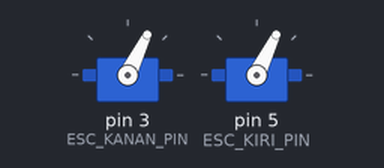
This sketch was run on a simulated Arduino Uno, built with avr-gcc and run on an emulated ATmega328P. On the bench: 2 × servo.

Above: at 0.1 s.
At 10.1 s:
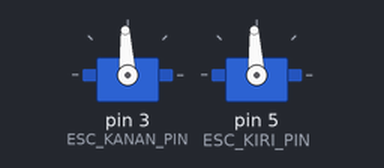
Timing chart, 0 to 11.6 s (numbered marks = the images above):
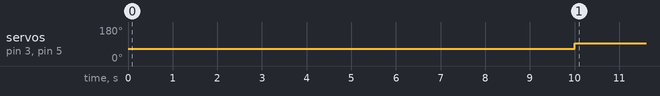

The sketch:

esc_test.ino
```cpp
#include <Servo.h>

Servo esckanan;
Servo esckiri;

#define ESC_KANAN_PIN 3
#define ESC_KIRI_PIN 5

void setup() {
  esckanan.attach(ESC_KANAN_PIN);
  esckiri.attach(ESC_KIRI_PIN);
    // Jalan
  esckanan.writeMicroseconds(1200);
  esckiri.writeMicroseconds(1200);
  delay(10000);
}

void loop() {

  // Stop
  esckanan.writeMicroseconds(1500);
  esckiri.writeMicroseconds(1500);
  delay(5000);
}
```

Measured:
- by itself, servo on pin 3 (ESC_KANAN_PIN), servo on pin 5 (ESC_KIRI_PIN): 64° → 93° at 10.0 s
